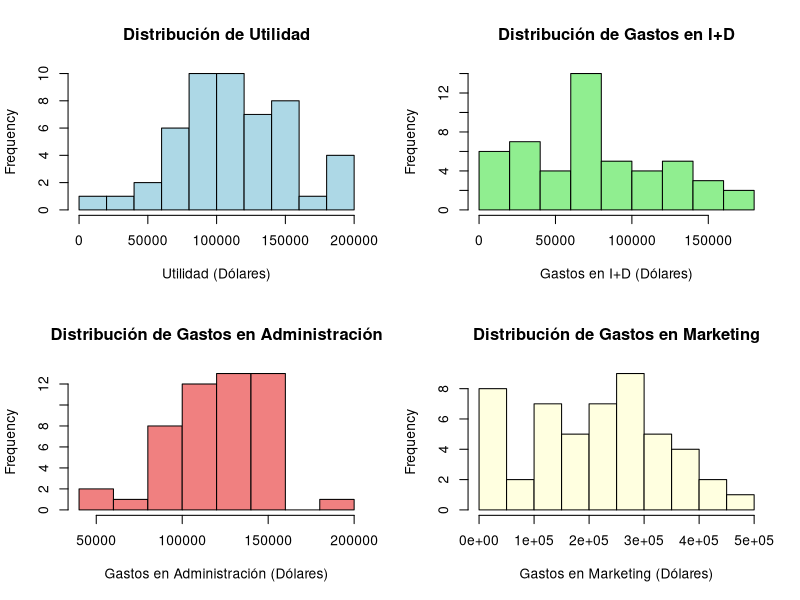
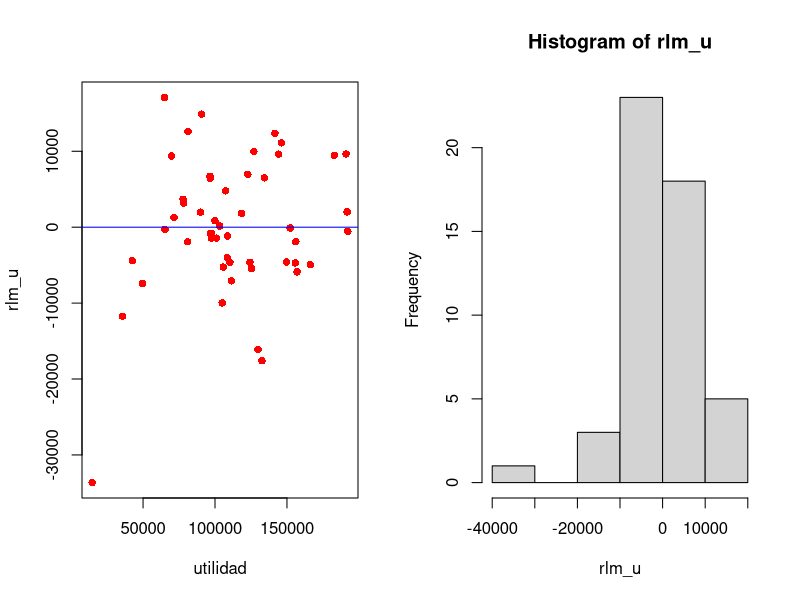
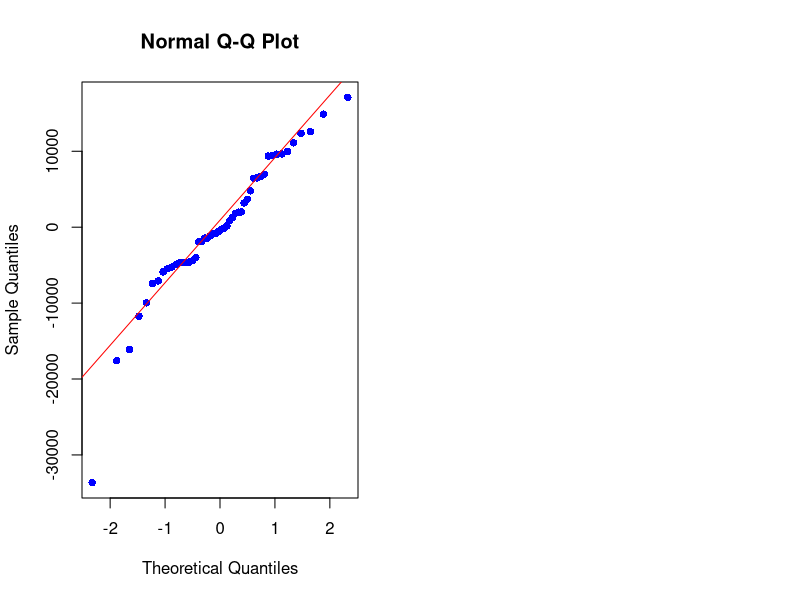

Here is the R script that generated these plots, in order:
## ---- chunk 1
knitr::opts_chunk$set(echo = TRUE)
library(lmtest)
## ---- chunk 2
# Carga de datos
dataset <- read.csv("Empresas.csv")
head(dataset)
## ---- chunk 3
utilidad <- dataset$Utilidades

inves <- dataset$Investigacion_y_Desarrollo
admin <- dataset$Administracion
marketing <- dataset$Marketing
## ---- chunk 4
summary(dataset)
## ---- chunk 5
par(mfrow=c(2,2))
hist(utilidad, main="Distribución de Utilidad", xlab="Utilidad (Dólares)", col="lightblue")
hist(inves, main="Distribución de Gastos en I+D", xlab="Gastos en I+D (Dólares)", col="lightgreen")
hist(admin, main="Distribución de Gastos en Administración", xlab="Gastos en Administración (Dólares)", col="lightcoral")
hist(marketing, main="Distribución de Gastos en Marketing", xlab="Gastos en Marketing (Dólares)", col="lightyellow")
## ---- chunk 6
### Modelo inicial con las tres variables
modeloprueba <- lm(utilidad ~ inves + admin + marketing, data = dataset)
summary(modeloprueba)

### Modelo final con dos variables
modelo <- lm(utilidad ~ inves + marketing, data = dataset)
summary(modelo)
## ---- chunk 7
rlm_u <- residuals(modelo)
par(mfrow=c(1,2))
plot(utilidad,rlm_u, pch=16, col="red")
abline(h=0, col="blue")
hist(rlm_u)
## ---- chunk 8
bptest(modelo)
## ---- chunk 9
shapiro.test(rlm_u)
## ---- chunk 10
qqnorm(rlm_u, pch = 16, col = "blue")
qqline(rlm_u, col = "red")
